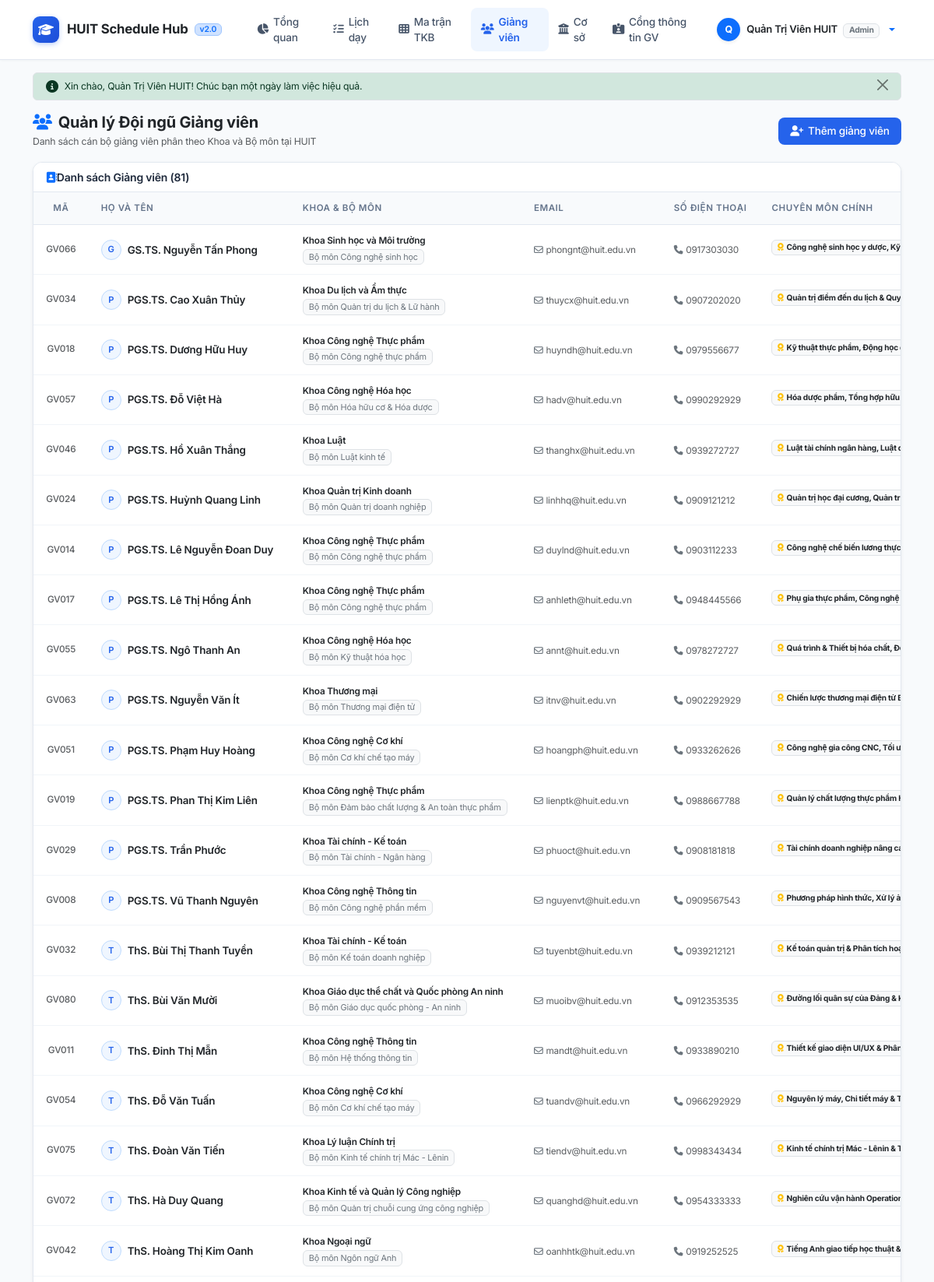
The page /index.php?controller=teacher&action=index (signed in, upper part) on the database its author committed.
### tables this page shows
CREATE TABLE IF NOT EXISTS `teachers` (
    `id` INT AUTO_INCREMENT PRIMARY KEY,
    `full_name` VARCHAR(150) NOT NULL COMMENT 'Họ và tên giảng viên',
    `email` VARCHAR(150) NOT NULL UNIQUE COMMENT 'Email liên hệ/đăng nhập',
    `phone` VARCHAR(20) NOT NULL COMMENT 'Số điện thoại',
    `faculty` VARCHAR(150) NOT NULL DEFAULT 'Khoa Công nghệ Thông tin' COMMENT 'Khoa',
    `department` VARCHAR(150) NOT NULL DEFAULT 'Bộ môn Công nghệ phần mềm' COMMENT 'Bộ môn',
    `expertise` VARCHAR(255) NOT NULL COMMENT 'Chuyên môn chính',
    `password` VARCHAR(255) NOT NULL DEFAULT '$2y$10$92IXUNpkjO0rOQ5byMi.Ye4oKoEa3Ro9llC/.og/at2.uheWG/igi' COMMENT 'Mật khẩu (mặc định: password / 123456)',
    `avatar` VARCHAR(255) DEFAULT NULL COMMENT 'Ảnh đại diện',
    `created_at` TIMESTAMP DEFAULT CURRENT_TIMESTAMP
);

### src/Controllers/TeacherController.php (called while the page is built, shortened)
<?php
class TeacherController
{
    private Teacher $teacherModel;
    public function __construct()
    {
        $this->teacherModel = new Teacher();
    }
    public function index(): void
    {
        $teachers = $this->teacherModel->all();
        require_once __DIR__ . '/../../views/teachers/index.php';
    }
}

### src/Config/Database.php (called while the page is built, shortened)
<?php
class Database
{
    private static ?PDO $instance = null;
    public static function getConnection(): PDO
    {
        if (self::$instance === null) {
            $host = $_ENV['DB_HOST'] ?? '127.0.0.1';
            $port = $_ENV['DB_PORT'] ?? '3306';
            $dbname = $_ENV['DB_NAME'] ?? 'huit_db';
            $user = $_ENV['DB_USER'] ?? 'root';
            $pass = $_ENV['DB_PASS'] ?? '';
            $dsn = "mysql:host={$host};port={$port};dbname={$dbname};charset=utf8mb4";
            try {
                self::$instance = new PDO($dsn, $user, $pass, [
                    PDO::ATTR_ERRMODE => PDO::ERRMODE_EXCEPTION,
                    PDO::ATTR_DEFAULT_FETCH_MODE => PDO::FETCH_ASSOC,
                    PDO::ATTR_EMULATE_PREPARES => false,
                ]);
            } catch (PDOException $e) {
                die("Lỗi kết nối cơ sở dữ liệu: " . $e->getMessage());
            }
        }
        return self::$instance;
    }
}

### src/Models/Teacher.php (called while the page is built, shortened)
<?php
class Teacher
{
    private PDO $db;
    public function __construct()
    {
        $this->db = Database::getConnection();
    }
    public function all(): array
    {
        $sql = "
            SELECT t.*, COUNT(s.id) AS schedule_count
            FROM teachers t
            LEFT JOIN schedules s ON t.id = s.teacher_id
            GROUP BY t.id
            ORDER BY t.full_name ASC
        ";
        return $this->db->query($sql)->fetchAll();
    }
}

### views/teachers/index.php (the view, shortened to what this page needs)
<?php
require_once __DIR__ . '/../layouts/header.php';
?>
<div class="d-flex flex-column flex-md-row justify-content-between align-items-md-center gap-2 mb-3">
    <div>
        <h5 class="fw-bold text-dark mb-0">
            <i class="fa-solid fa-users text-primary me-2"></i>Quản lý Đội ngũ Giảng viên
        </h5>
        <p class="text-muted small mb-0 mt-1">Danh sách cán bộ giảng viên phân theo Khoa và Bộ môn tại HUIT</p>
    </div>
    <a href="index.php?controller=teacher&action=create" class="btn-modern-primary">
        <i class="fa-solid fa-user-plus"></i> Thêm giảng viên
    </a>
</div>
<div class="card card-custom shadow-sm overflow-hidden mb-4">
    <div class="card-header-custom py-2 px-3 d-flex justify-content-between align-items-center">
        <span><i class="fa-solid fa-address-book me-1.5 text-primary"></i>Danh sách Giảng viên (<?= count($teachers) ?>)</span>
    </div>
    <div class="table-responsive">
        <table class="table table-modern table-hover align-middle mb-0 text-nowrap">
            <thead>
                <tr>
                    <th style="width: 50px;" class="text-center">Mã</th>
                    <th>Họ và Tên</th>
                    <th>Khoa & Bộ môn</th>
                    <th>Email</th>
                    <th>Số điện thoại</th>
                    <th>Chuyên môn chính</th>
                </tr>
            </thead>
            <tbody>
                <?php if (empty($teachers)): ?>
                    <tr>
                        <td colspan="8" class="text-center py-4 text-muted small">
                            Chưa có dữ liệu giảng viên.
                        </td>
                    </tr>
                <?php else: ?>
                    <?php foreach ($teachers as $t): ?>
                        <tr>
                            <td class="text-muted small fw-medium text-center">GV<?= str_pad($t['id'], 3, '0', STR_PAD_LEFT) ?></td>
                            <td>
                                <div class="d-flex align-items-center gap-2">
                                    <span class="teacher-avatar-sm">
                                        <?= mb_substr($t['full_name'] ?? 'G', 0, 1, 'UTF-8') ?>
                                    </span>
                                    <span class="fw-semibold text-dark"><?= htmlspecialchars($t['full_name']) ?></span>
                                </div>
                            </td>
                            <td>
                                <div class="fw-semibold text-dark small"><?= htmlspecialchars($t['faculty'] ?? 'Khoa Công nghệ Thông tin') ?></div>
                                <span class="badge bg-light text-secondary border fw-normal" style="font-size: 0.68rem;">
                                    <?= htmlspecialchars($t['department'] ?? 'Bộ môn') ?>
                                </span>
                            </td>
                            <td>
                                <span class="text-muted small"><i class="fa-regular fa-envelope me-1 text-secondary"></i><?= htmlspecialchars($t['email']) ?></span>
                            </td>
                            <td>
                                <span class="text-muted small"><i class="fa-solid fa-phone me-1 text-secondary"></i><?= htmlspecialchars($t['phone']) ?></span>
                            </td>
                            <td>
                                <span class="badge bg-light text-dark border text-truncate" style="max-width: 250px;" title="<?= htmlspecialchars($t['expertise']) ?>">
                                    <i class="fa-solid fa-award me-1 text-warning" style="font-size: 0.65rem;"></i><?= htmlspecialchars($t['expertise']) ?>
                                </span>
                            </td>
                        </tr>
                    <?php endforeach; ?>
                <?php endif; ?>
            </tbody>
        </table>
    </div>
</div>
<?php require_once __DIR__ . '/../layouts/footer.php'; ?>

### views/layouts/header.php (style rules this page uses)
:root { --font-sans: 'Inter', -apple-system, BlinkMacSystemFont, "Segoe UI", Roboto, sans-serif; --primary: #2563eb; --primary-hover: #1d4ed8; --primary-light: #eff6ff; --accent: #f97316; --accent-hover: #ea580c; --bg-page: #f8fafc; --border-color: #e2e8f0; --border-subtle: #f1f5f9; --text-dark: #0f172a; --text-muted: #64748b; }
body { font-family: var(--font-sans); background-color: var(--bg-page); color: var(--text-dark); min-height: 100vh; display: flex; flex-direction: column; letter-spacing: -0.015em; font-size: 0.875rem; -webkit-font-smoothing: antialiased; -moz-osx-font-smoothing: grayscale; }
.card-custom { border: 1px solid var(--border-color); border-radius: 12px; box-shadow: 0 1px 3px 0 rgba(15, 23, 42, 0.03), 0 1px 2px -1px rgba(15, 23, 42, 0.02); background-color: #ffffff; transition: all 0.2s cubic-bezier(0.16, 1, 0.3, 1); }
.card-header-custom { background-color: #ffffff; border-bottom: 1px solid var(--border-color); padding: 0.85rem 1.15rem; font-weight: 600; font-size: 0.875rem; color: #1e293b; }
.btn-modern-primary { background-color: var(--primary); color: #ffffff; border: none; font-weight: 500; border-radius: 8px; padding: 0.45rem 0.95rem; font-size: 0.85rem; transition: all 0.15s ease; display: inline-flex; align-items: center; gap: 6px; text-decoration: none; }
.teacher-avatar-sm { width: 26px; height: 26px; border-radius: 50%; background: #eff6ff; color: #2563eb; border: 1px solid #bfdbfe; display: inline-flex; align-items: center; justify-content: center; font-weight: 600; font-size: 0.7rem; flex-shrink: 0; }
.table-modern { margin-bottom: 0; font-size: 0.84rem; }
.table-modern thead th { background-color: #f8fafc; color: #64748b; font-size: 0.72rem; font-weight: 600; text-transform: uppercase; letter-spacing: 0.05em; border-bottom: 1px solid var(--border-color); padding: 0.75rem 1rem; white-space: nowrap !important; vertical-align: middle !important; }
.table-modern tbody td { padding: 0.75rem 1rem; white-space: nowrap !important; vertical-align: middle !important; border-bottom: 1px solid #f1f5f9; }

### rows shown on the page
teachers: id "066", full_name "G", full_name "GS.TS. Nguyễn Tấn Phong", faculty "Khoa Sinh học và Môi trường", department "Bộ môn Công nghệ sinh học", email "phongnt@huit.edu.vn", phone "0917303030", expertise "Công nghệ sinh học y dược, Kỹ thuật di truyề…"
teachers: id "034", full_name "P", full_name "PGS.TS. Cao Xuân Thủy", faculty "Khoa Du lịch và Ẩm thực", department "Bộ môn Quản trị du lịch & Lữ hành", email "thuycx@huit.edu.vn", phone "0907202020", expertise "Quản trị điểm đến du lịch & Quy hoạch phát tr…"
teachers: id "018", full_name "P", full_name "PGS.TS. Dương Hữu Huy", faculty "Khoa Công nghệ Thực phẩm", department "Bộ môn Công nghệ thực phẩm", email "huyndh@huit.edu.vn", phone "0979556677", expertise "Kỹ thuật thực phẩm, Động học quá trình chế…"
teachers: id "057", full_name "P", full_name "PGS.TS. Đỗ Việt Hà", faculty "Khoa Công nghệ Hóa học", department "Bộ môn Hóa hữu cơ & Hóa dược", email "hadv@huit.edu.vn", phone "0990292929", expertise "Hóa dược phẩm, Tổng hợp hữu cơ tinh vi & C…"
teachers: id "046", full_name "P", full_name "PGS.TS. Hồ Xuân Thắng", faculty "Khoa Luật", department "Bộ môn Luật kinh tế", email "thanghx@huit.edu.vn", phone "0939272727", expertise "Luật tài chính ngân hàng, Luật doanh nghiệp…"
teachers: id "024", full_name "P", full_name "PGS.TS. Huỳnh Quang Linh", faculty "Khoa Quản trị Kinh doanh", department "Bộ môn Quản trị doanh nghiệp", email "linhhq@huit.edu.vn", phone "0909121212", expertise "Quản trị học đại cương, Quản trị chiến lược &…"
teachers: id "014", full_name "P", full_name "PGS.TS. Lê Nguyễn Đoan Duy", faculty "Khoa Công nghệ Thực phẩm", department "Bộ môn Công nghệ thực phẩm", email "duylnd@huit.edu.vn", phone "0903112233", expertise "Công nghệ chế biến lương thực, thực phẩm &…"
teachers: id "017", full_name "P", full_name "PGS.TS. Lê Thị Hồng Ánh", faculty "Khoa Công nghệ Thực phẩm", department "Bộ môn Công nghệ thực phẩm", email "anhleth@huit.edu.vn", phone "0948445566", expertise "Phụ gia thực phẩm, Công nghệ sản xuất bánh…"
teachers: id "055", full_name "P", full_name "PGS.TS. Ngô Thanh An", faculty "Khoa Công nghệ Hóa học", department "Bộ môn Kỹ thuật hóa học", email "annt@huit.edu.vn", phone "0978272727", expertise "Quá trình & Thiết bị hóa chất, Động học xúc t…"
teachers: id "063", full_name "P", full_name "PGS.TS. Nguyễn Văn Ít", faculty "Khoa Thương mại", department "Bộ môn Thương mại điện tử", email "itnv@huit.edu.vn", phone "0902292929", expertise "Chiến lược thương mại điện tử B2B/B2C, Kinh…"
teachers: id "051", full_name "P", full_name "PGS.TS. Phạm Huy Hoàng", faculty "Khoa Công nghệ Cơ khí", department "Bộ môn Cơ khí chế tạo máy", email "hoangph@huit.edu.vn", phone "0933262626", expertise "Công nghệ gia công CNC, Tối ưu hóa chế độ…"
teachers: id "019", full_name "P", full_name "PGS.TS. Phan Thị Kim Liên", faculty "Khoa Công nghệ Thực phẩm", department "Bộ môn Đảm bảo chất lượng & An toàn thực phẩm", email "lienptk@huit.edu.vn", phone "0988667788", expertise "Quản lý chất lượng thực phẩm HACCP, ISO 2…"
teachers: id "029", full_name "P", full_name "PGS.TS. Trần Phước", faculty "Khoa Tài chính - Kế toán", department "Bộ môn Tài chính - Ngân hàng", email "phuoct@huit.edu.vn", phone "0908181818", expertise "Tài chính doanh nghiệp nâng cao, Quản trị rủi…"
teachers: id "008", full_name "P", full_name "PGS.TS. Vũ Thanh Nguyên", faculty "Khoa Công nghệ Thông tin", department "Bộ môn Công nghệ phần mềm", email "nguyenvt@huit.edu.vn", phone "0909567543", expertise "Phương pháp hình thức, Xử lý ảnh & Thuật to…"
teachers: id "032", full_name "T", full_name "ThS. Bùi Thị Thanh Tuyền", faculty "Khoa Tài chính - Kế toán", department "Bộ môn Kế toán doanh nghiệp", email "tuyenbt@huit.edu.vn", phone "0939212121", expertise "Kế toán quản trị & Phân tích hoạt động kinh tế…"
teachers: id "080", full_name "T", full_name "ThS. Bùi Văn Mười", faculty "Khoa Giáo dục thể chất và Quốc phòng An ninh", department "Bộ môn Giáo dục quốc phòng - An ninh", email "muoibv@huit.edu.vn", phone "0912353535", expertise "Đường lối quân sự của Đảng & Kỹ thuật bắn s…"
teachers: id "011", full_name "T", full_name "ThS. Đinh Thị Mẫn", faculty "Khoa Công nghệ Thông tin", department "Bộ môn Hệ thống thông tin", email "mandt@huit.edu.vn", phone "0933890210", expertise "Thiết kế giao diện UI/UX & Phân tích yêu cầu…"
teachers: id "054", full_name "T", full_name "ThS. Đỗ Văn Tuấn", faculty "Khoa Công nghệ Cơ khí", department "Bộ môn Cơ khí chế tạo máy", email "tuandv@huit.edu.vn", phone "0966292929", expertise "Nguyên lý máy, Chi tiết máy & Thiết kế đồ gá…"
teachers: id "075", full_name "T", full_name "ThS. Đoàn Văn Tiến", faculty "Khoa Lý luận Chính trị", department "Bộ môn Kinh tế chính trị Mác - Lênin", email "tiendv@huit.edu.vn", phone "0998343434", expertise "Kinh tế chính trị Mác - Lênin & Thể chế kinh t…"
teachers: id "072", full_name "T", full_name "ThS. Hà Duy Quang", faculty "Khoa Kinh tế và Quản lý Công nghiệp", department "Bộ môn Quản trị chuỗi cung ứng công nghiệp", email "quanghd@huit.edu.vn", phone "0954333333", expertise "Nghiên cứu vận hành Operations Research &…"
teachers: id "042", full_name "T", full_name "ThS. Hoàng Thị Kim Oanh", faculty "Khoa Ngoại ngữ", department "Bộ môn Ngôn ngữ Anh", email "oanhhtk@huit.edu.vn", phone "0919252525", expertise "Tiếng Anh giao tiếp học thuật & Tiếng Anh ch…"

### other values the page prints
mb_substr($currentUser['full_name'] ?? 'U', 0, 1, 'UTF-8') "Q"
$currentUser['full_name'] "Quản Trị Viên HUIT"
$flash['message'] "Xin chào, Quản Trị Viên HUIT! Chúc bạn một ngày làm việc hiệu quả."
count($teachers) "81"
